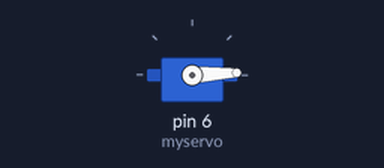
Recording of a sketch running on a simulated Arduino Uno, built with avr-gcc and run on an emulated ATmega328P. Parts: servo.

Above: at 0.05 s.
At 1.3 s:
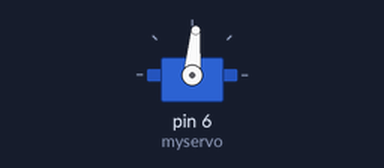
At 2.6 s:
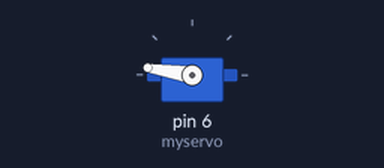
At 5.2 s:
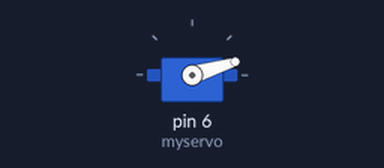
Timing chart, 0 to 7.1 s (numbered marks = the images above):
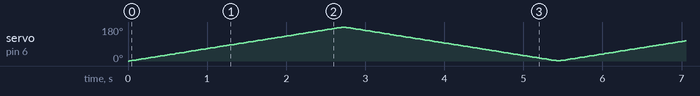

The sketch:

servo_sweep.ino
```cpp
//code to sweep servo motor from 0 to 180 and 180 to 0 degree
#include <Servo.h>
Servo myservo; // creates servo object to control servo
int angle = 0; //variable to store servo position

// the setup routine runs once when reset is pressed:
void setup() {
  // initialize the digital pin 6 as an output.
  myservo.attach(6);
}

// the loop routine runs over and over again forever:
void loop() {

  for(angle = 0; angle < 180; angle += 1)    // goes from 0 degrees to 180 degrees
  {                                          // in steps of 1 degree
    myservo.write(angle);                  // tell servo to go to position in variable 'angle'
    delay(15);                             // waits 15ms for the servo to reach the position
  }
  for(angle = 180; angle>=1; angle-=1)     // goes from 180 degrees to 0 degrees
  {
    myservo.write(angle);              // tell servo to go to position in variable 'angle'
    delay(15);                       // waits 15ms for the servo to reach the position
  }
}
```
